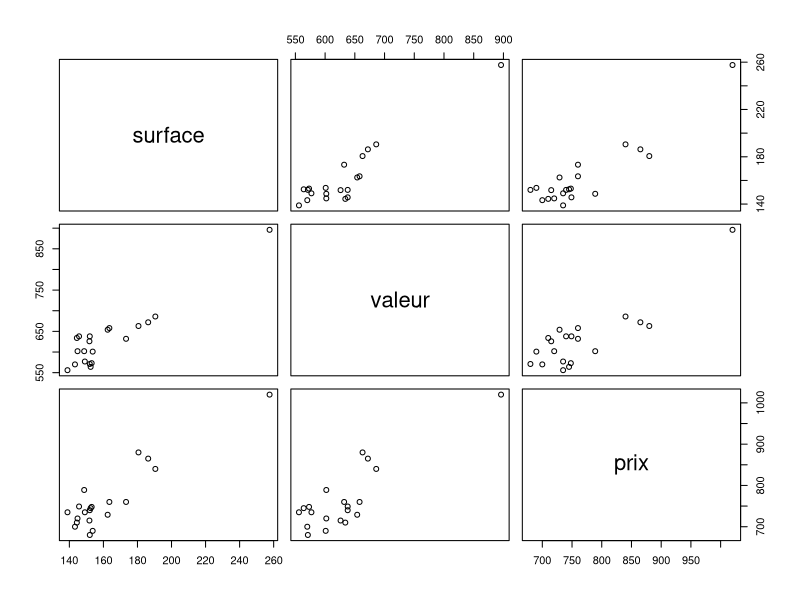
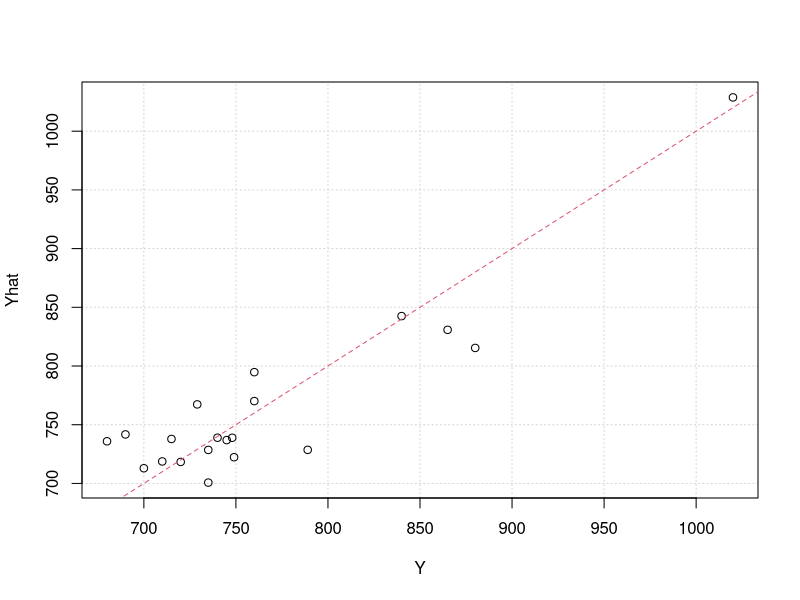
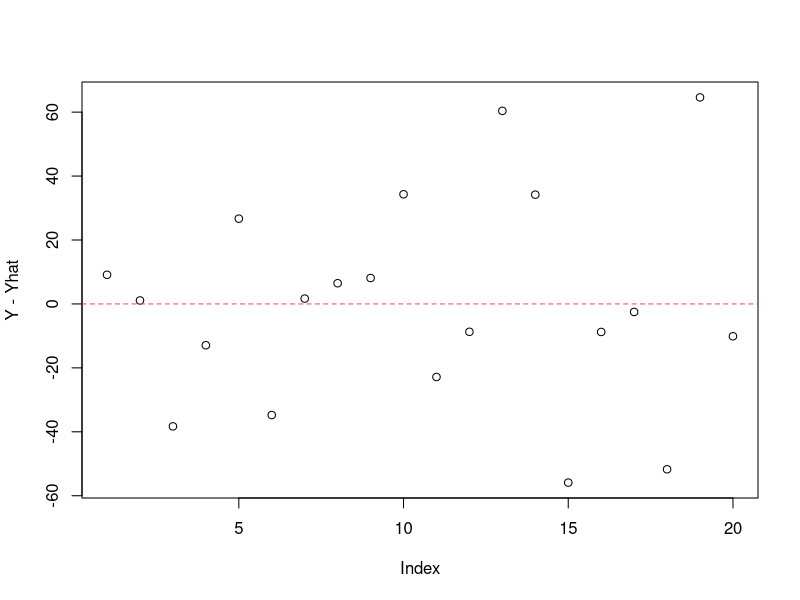
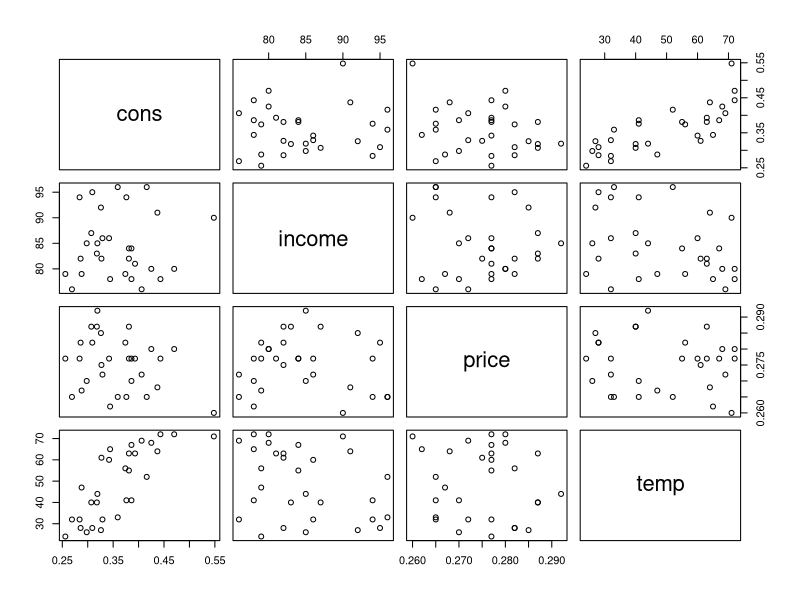
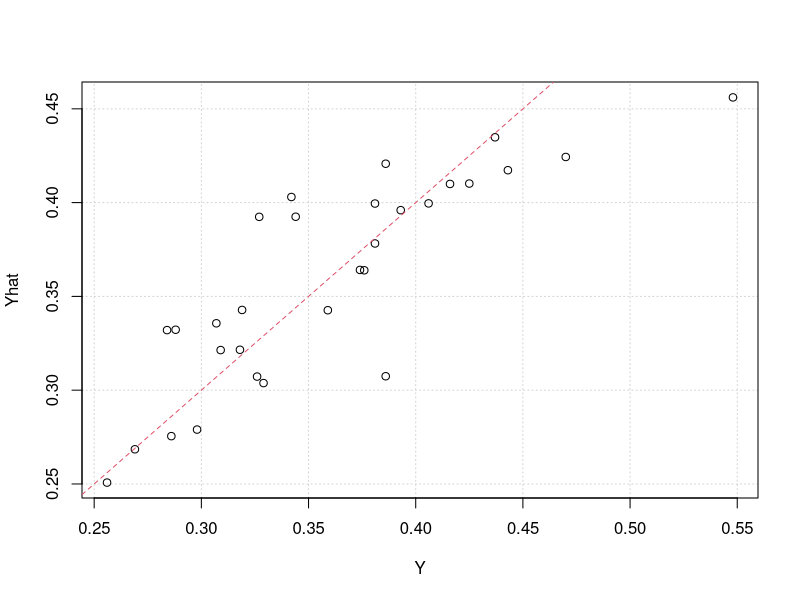
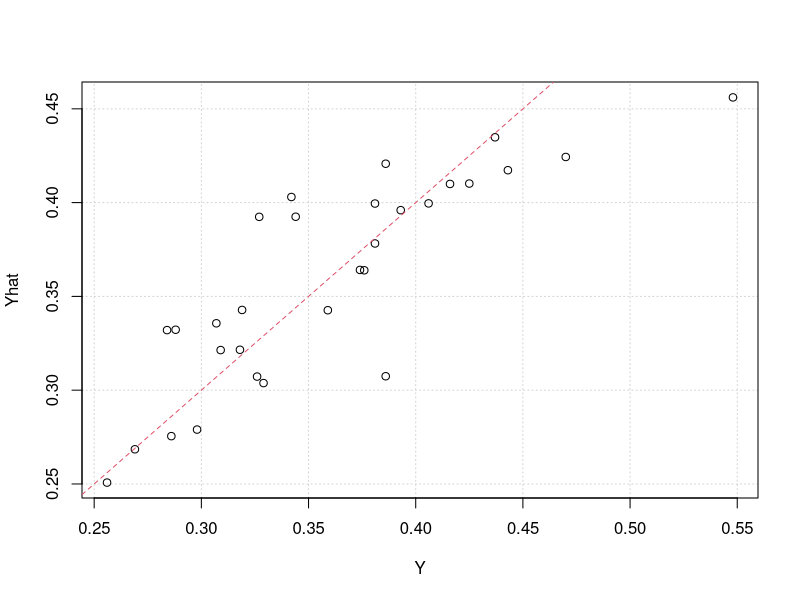
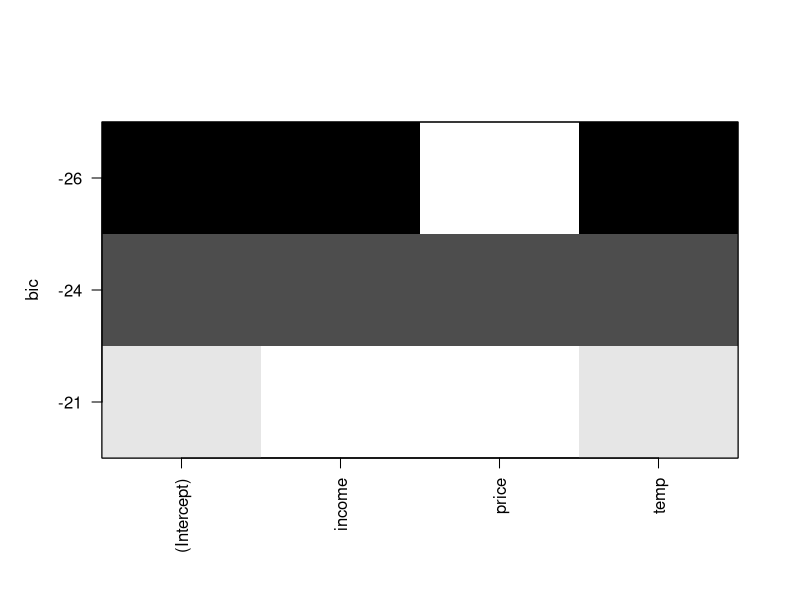
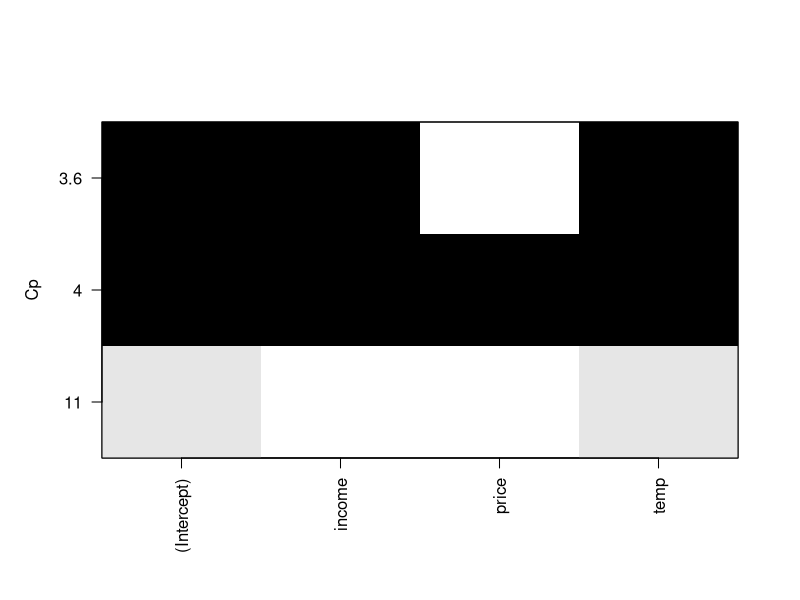

Write R code to recreate these figures, in order.
## ---- chunk 1
knitr::opts_chunk$set(echo = TRUE)
## ---- chunk 2
tab = read.table("immo.txt", header = TRUE,sep = ";")
tab
## ---- chunk 3
plot(tab)
## ---- chunk 4
cor(tab)
## ---- chunk 5
Y = tab$prix
modreg = lm(prix~.,data = tab)
summary(modreg)
## ---- chunk 6
betah = modreg$coefficients
betah
typeof(betah)
Bh = c(betah[1:3])
Bh = as.matrix(Bh)
dim(t(Bh))

## ---- chunk 7
X = tab[c(1:2)]
X = cbind(rep(1,nrow(X)),X)
names(X)[1] = "cte"
X = as.matrix(X)
X
dim(X)
## ---- chunk 8
Yhat = X%*%Bh
Yhat

{plot(Y,Yhat,panel.first = grid()) 
abline(0,1,col = 2,lty =2)}

## ---- chunk 9
{plot(Y - Yhat)
abline(0,0,col = 2,lty = 2)}
## ---- chunk 10
meany = mean(Y)
R2 = sum((Yhat-meany)**2)/sum((Y-meany)**2)

A = t(X)%*%X
B = t(X)%*%Y
beta2 = solve(A,B)
resb = cbind(beta2,Bh,beta2-Bh)
resb = as.table(resb)
colnames(resb)[1] = "Betah2"
colnames(resb)[2] = "Betah"
colnames(resb)[3] = "Betah2-betah"
resb
## ---- chunk 11
tab = read.table("Icecreamdata.txt",header = T,sep = ";")
tab
## ---- chunk 12
nobs = nrow(tab)
nobs
## ---- chunk 13
plot(tab)
## ---- chunk 14
cor(tab)
## ---- chunk 15
Y = tab$cons
X = tab[2:4]
X = cbind(rep(1,nrow(X)),X)
names(X)[1] = "cte"
X
## ---- chunk 16
modreg = lm(cons ~ ., data = tab)

summary(modreg)

## ---- chunk 17
betah = modreg$coefficients
betah
## ---- chunk 18
tab2 = tab
tab2 = tab2[-3]
tab2
modreg = lm(cons ~ ., data = tab2)
summary(modreg)
## ---- chunk 19
betah2 = modreg$coefficients
betah2
Bh2 = c(betah2[1:3])
Bh2 = as.matrix(Bh2)
Bh2
## ---- chunk 20
Y2 = tab2$cons
X2 = tab2[2:3]
X2 = cbind(rep(1,nrow(X2)),X2)
names(X2)[1] = "cte"


X2=as.matrix(X2)
X2
## ---- chunk 21
Yhat = X2%*%Bh2
Yhat

{plot(Y,Yhat,panel.first = grid()) 
abline(0,1,col = 2,lty =2)}

## ---- chunk 22
A = t(X2)%*%X2
B = t(X2)%*%Y2
beta2 = solve(A,B)
beta2
## ---- chunk 23
Yhat = X2%*%beta2
{plot(Y,Yhat,panel.first = grid()) 
abline(0,1,col = 2,lty =2)}

## ---- chunk 24

#install.packages("leaps", dependencies = T)
#install.packages("matlib", dependencies = T)
library(leaps)
choix = regsubsets(cons ~ ., data = tab, nbest = 1, nvmax = 4)
summary(choix)
plot(choix, scale = "bic")
plot(choix, scale = "Cp")
choix
